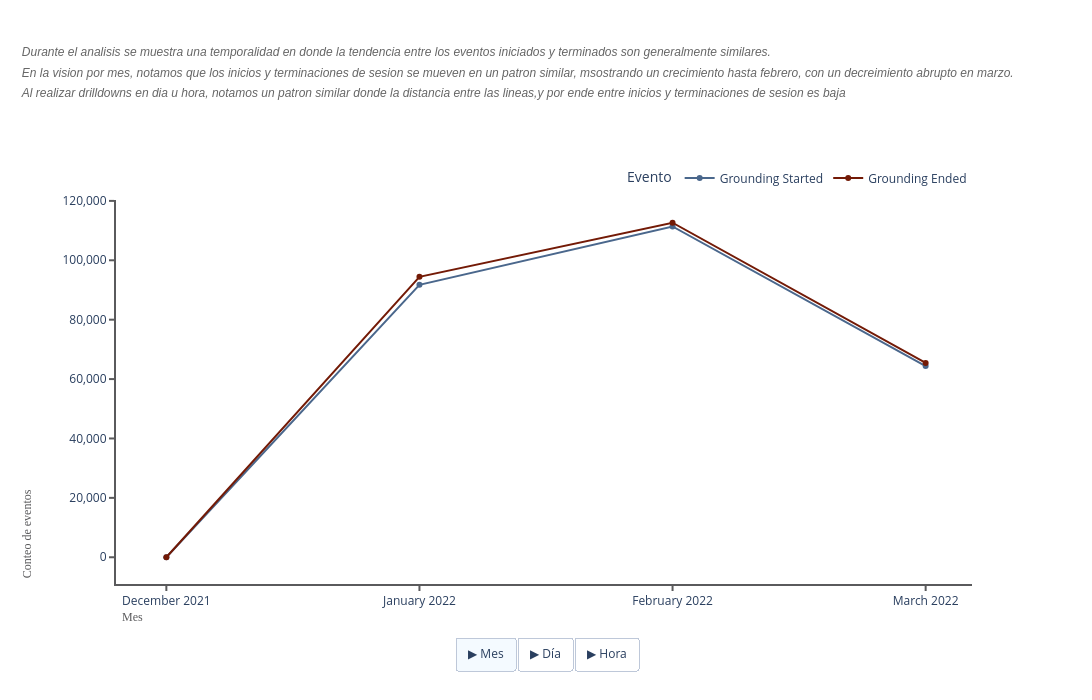

Source (notebook cell):
### Code cell
#? 3. Visualizacion con Plotly de la agrupacion por fecha con drill-down Month -> Day -> Hour: esta visualizacion fue creada con ayuda de la inteligencia artifical de
#? Amazon Q basada en el modelo de Claude Sonnet 4.5


#? 3.1 Agrupamos por fechas
agrupacion_fecha_plot = agrupacion_fecha.reset_index().melt(
    #? id_vars hace referencia  la columna de tipo ancla, al indice que no se mueve como un pivote en los datos
    #? value_vars son las columnas que se hacen un stacking, es decir de un formato largo como tiene la tabla original conlos eventos de terminacion e inicio como columnas regresamos a un stack de eventos.
    #? var_name es el nombre de esta nueva columna que se va a crear con el nombre de los eventos, y value_name es el nombre de la columna que se va a crear con el conteo de eventos para cada fecha y evento.
    id_vars='fecha', value_vars=['Grounding Started', 'Grounding Ended'],
    var_name='event', value_name='conteo'
)
print(f"{'Head (5) agrupacion de fechas':=^120}")
print(agrupacion_fecha_plot.head(5))

#? 3.2 Mandamos a fecha al indice para generar data en una serie de tiempo
agrupacion_fecha_plot['fecha'] = pd.to_datetime(agrupacion_fecha_plot['fecha'])

#? 3.3 Preparar las tres agregaciones
# Agregamos por mes defiiendo un periodo de meses, tomando en cuenta el mes de cada registeo en base al indice de fecha
mes_df = agrupacion_fecha_plot.copy()
mes_df['periodo'] = mes_df['fecha'].dt.to_period('M').dt.to_timestamp()
mes_agg = mes_df.groupby(['periodo', 'event'])['conteo'].sum().reset_index()
mes_agg['label'] = mes_agg['periodo'].dt.strftime('%B %Y') #Esta label incluye en nombre del mes y el anio general

# Agregamos por dia con el mismo contexto que por mes, pero en base a dias con .normalize()
dia_df = agrupacion_fecha_plot.copy()
dia_df['periodo'] = dia_df['fecha'].dt.normalize()
dia_agg = dia_df.groupby(['periodo', 'event'])['conteo'].sum().reset_index()
dia_agg['label'] = dia_agg['periodo'].dt.strftime('%d %b %Y') #Mostramos dia, mes y anio

# Hora (si la fecha original tiene componente horario, se agrupa por hora)
hora_df = agrupacion_fecha_plot.copy()
hora_df['periodo'] = hora_df['fecha'].dt.floor('h')
hora_agg = hora_df.groupby(['periodo', 'event'])['conteo'].sum().reset_index()
hora_agg['label'] = hora_agg['periodo'].dt.strftime('%d %b %Y %H:%M') #Mostramos dia mes anio  hora

events = ['Grounding Started', 'Grounding Ended']
fig = go.Figure()

#? 3.4 Agregar traces para cada nivel: 0-1 = mes, 2-3 = dia, 4-5 = hora
for i, (agg, level) in enumerate([(mes_agg, 'mes'), (dia_agg, 'dia'), (hora_agg, 'hora')]):
    for event in events:
        event_data = agg[agg['event'] == event].sort_values('periodo')
        fig.add_trace(go.Scatter(
            x=event_data['label'],
            y=event_data['conteo'],
            mode='lines+markers',
            name=event,
            legendgroup=event,
            showlegend=True,
            visible=(i == 0), #SOlo dejamos visible la capa de trazas para meses como el nivel de agregacion base
            line=dict(color=EVENT_COLORS.get(event)),
            marker=dict(color=EVENT_COLORS.get(event)),
            hovertemplate='%{x}<br>%{y:,.0f} eventos<extra>' + event + '</extra>',
        ))


#? 3.5 Definir visibilidad por nivel (2 traces por nivel x 3 niveles = 6 traces) y botones para cambiar entre niveles
def make_visibility(active_level):
    vis = [False] * 6
    base = active_level * 2
    vis[base] = True
    vis[base + 1] = True
    return vis

fig.update_layout(
    updatemenus=[
        dict(
            type='buttons',
            direction='right',
            x=0.5, xanchor='center',
            y=-0.15, yanchor='top',
            buttons=[
                dict(label='▶ Mes', method='update',
                     args=[{'visible': make_visibility(0)},
                           {'xaxis': {'title': 'Mes', 'showgrid': False, 'showline': True,
                                      'linecolor': COLOR_LINE, 'linewidth': 2,
                                      'ticks': 'outside', 'tickcolor': COLOR_LINE}}]),
                dict(label='▶ Día', method='update',
                     args=[{'visible': make_visibility(1)},
                           {'xaxis': {'title': 'Día', 'showgrid': False, 'showline': True,
                                      'linecolor': COLOR_LINE, 'linewidth': 2,
                                      'ticks': 'outside', 'tickcolor': COLOR_LINE,
                                      'tickangle': -45}}]),
                dict(label='▶ Hora', method='update',
                     args=[{'visible': make_visibility(2)},
                           {'xaxis': {'title': 'Hora', 'showgrid': False, 'showline': True,
                                      'linecolor': COLOR_LINE, 'linewidth': 2,
                                      'ticks': 'outside', 'tickcolor': COLOR_LINE,
                                      'tickangle': -45}}]),
            ],
        )
    ],
)

#? 3.6 Aplicamos el estado similar al de toda la dashboard
apply_dashboard_theme(
    fig,
    'Conteo por fecha y evento',
    'Durante el analisis se muestra una temporalidad en donde la tendencia entre los eventos iniciados y terminados son generalmente similares.<br>'
    'En la vision por mes, notamos que los inicios y terminaciones de sesion se mueven en un patron similar, msostrando un crecimiento hasta febrero, con un decreimiento abrupto en marzo.<br>'
    'Al realizar drilldowns en dia u hora, notamos un patron similar donde la distancia entre las lineas,y por ende entre inicios y terminaciones de sesion es baja',
    height=700,
)
apply_dashboard_axes(fig, x_label='Mes', y_label='Conteo de eventos', x_tick_angle=0, y_axis_style={'tickformat': ',.0f'})
fig.update_layout(
    hovermode='x unified',
    legend=dict(title='Evento', orientation='h', yanchor='bottom', y=1.02, xanchor='right', x=1),
    margin=dict(b=120),
    yaxis_zeroline=False
)
fig.show()

### Figure 1 — Plotly figure (JSON) as saved in the notebook; plotly's stock layout.template omitted (floating-point values rounded to 4 significant figures)
{"data": [{"hovertemplate": "%{x}<br>%{y:,.0f} eventos<extra>Grounding Started</extra>", "legendgroup": "Grounding Started", "line": {"color": "#4A678C"}, "marker": {"color": "#4A678C"}, "mode": "lines+markers", "name": "Grounding Started", "showlegend": true, "visible": true, "x": ["December 2021", "January 2022", "February 2022", "March 2022"], "y": [10, 91749, 111389, 64388], "type": "scatter"}, {"hovertemplate": "%{x}<br>%{y:,.0f} eventos<extra>Grounding Ended</extra>", "legendgroup": "Grounding Ended", "line": {"color": "#731A06"}, "marker": {"color": "#731A06"}, "mode": "lines+markers", "name": "Grounding Ended", "showlegend": true, "visible": true, "x": ["December 2021", "January 2022", "February 2022", "March 2022"], "y": [5, 94426, 112640, 65416], "type": "scatter"}, {"hovertemplate": "%{x}<br>%{y:,.0f} eventos<extra>Grounding Started</extra>", "legendgroup": "Grounding Started", "line": {"color": "#4A678C"}, "marker": {"color": "#4A678C"}, "mode": "lines+markers", "name": "Grounding Started", "showlegend": true, "visible": false, "x": ["17 Dec 2021", "21 Dec 2021", "11 Jan 2022", "12 Jan 2022", "13 Jan 2022", "14 Jan 2022", "15 Jan 2022", "16 Jan 2022", "17 Jan 2022", "18 Jan 2022", "19 Jan 2022", "20 Jan 2022", "21 Jan 2022", "22 Jan 2022", "23 Jan 2022", "24 Jan 2022", "25 Jan 2022", "26 Jan 2022", "27 Jan 2022", "28 Jan 2022", "29 Jan 2022", "30 Jan 2022", "31 Jan 2022", "01 Feb 2022", "02 Feb 2022", "03 Feb 2022", "04 Feb 2022", "05 Feb 2022", "06 Feb 2022", "07 Feb 2022", "08 Feb 2022", "09 Feb 2022", "10 Feb 2022", "11 Feb 2022", "12 Feb 2022", "13 Feb 2022", "14 Feb 2022", "15 Feb 2022", "16 Feb 2022", "17 Feb 2022", "18 Feb 2022", "19 Feb 2022", "20 Feb 2022", "21 Feb 2022", "22 Feb 2022", "23 Feb 2022", "24 Feb 2022", "25 Feb 2022", "26 Feb 2022", "27 Feb 2022", "28 Feb 2022", "01 Mar 2022", "02 Mar 2022", "03 Mar 2022", "04 Mar 2022", "05 Mar 2022", "06 Mar 2022", "07 Mar 2022", "08 Mar 2022", "09 Mar 2022", "10 Mar 2022", "11 Mar 2022", "12 Mar 2022", "13 Mar 2022", "14 Mar 2022", "15 Mar 2022", "16 Mar 2022"], "y": [9, 1, 1, 605, 2736, 3557, 3879, 3868, 4181, 4211, 4520, 4387, 4021, 5674, 9319, 7615, 6716, 5552, 4800, 4161, 3963, 3893, 4090, 4078, 3812, 4398, 4383, 3951, 4408, 4701, 4315, 4083, 3992, 3759, 3849, 4144, 3741, 3957, 4139, 3701, 3880, 3315, 3627, 3758, 3590, 4007, 3566, 3732, 3668, 4553, 4282, 3796, 3920, 3889, 3755, 4349, 5134, 5138, 4241, 4165, 4186, 3765, 3942, 4390, 3853, 4094, 1771], "type": "scatter"}, {"hovertemplate": "%{x}<br>%{y:,.0f} eventos<extra>Grounding Ended</extra>", "legendgroup": "Grounding Ended", "line": {"color": "#731A06"}, "marker": {"color": "#731A06"}, "mode": "lines+markers", "name": "Grounding Ended", "showlegend": true, "visible": false, "x": ["17 Dec 2021", "21 Dec 2021", "11 Jan 2022", "12 Jan 2022", "13 Jan 2022", "14 Jan 2022", "15 Jan 2022", "16 Jan 2022", "17 Jan 2022", "18 Jan 2022", "19 Jan 2022", "20 Jan 2022", "21 Jan 2022", "22 Jan 2022", "23 Jan 2022", "24 Jan 2022", "25 Jan 2022", "26 Jan 2022", "27 Jan 2022", "28 Jan 2022", "29 Jan 2022", "30 Jan 2022", "31 Jan 2022", "01 Feb 2022", "02 Feb 2022", "03 Feb 2022", "04 Feb 2022", "05 Feb 2022", "06 Feb 2022", "07 Feb 2022", "08 Feb 2022", "09 Feb 2022", "10 Feb 2022", "11 Feb 2022", "12 Feb 2022", "13 Feb 2022", "14 Feb 2022", "15 Feb 2022", "16 Feb 2022", "17 Feb 2022", "18 Feb 2022", "19 Feb 2022", "20 Feb 2022", "21 Feb 2022", "22 Feb 2022", "23 Feb 2022", "24 Feb 2022", "25 Feb 2022", "26 Feb 2022", "27 Feb 2022", "28 Feb 2022", "01 Mar 2022", "02 Mar 2022", "03 Mar 2022", "04 Mar 2022", "05 Mar 2022", "06 Mar 2022", "07 Mar 2022", "08 Mar 2022", "09 Mar 2022", "10 Mar 2022", "11 Mar 2022", "12 Mar 2022", "13 Mar 2022", "14 Mar 2022", "15 Mar 2022", "16 Mar 2022"], "y": [4, 1, 1, 690, 2903, 3803, 4123, 4213, 4308, 4528, 4753, 4462, 4235, 5689, 9298, 7552, 6668, 5618, 4938, 4229, 4112, 4045, 4258, 4355, 3841, 4410, 4290, 3840, 4350, 4726, 4574, 3937, 4075, 3697, 4042, 4187, 3840, 3771, 4113, 3718, 3878, 3487, 3623, 4032, 3584, 4078, 3681, 3792, 3695, 4805, 4219, 3981, 4028, 3917, 3851, 4408, 5178, 5249, 4281, 4258, 4293, 3784, 3989, 4368, 3990, 4114, 1727], "type": "scatter"}, {"hovertemplate": "%{x}<br>%{y:,.0f} eventos<extra>Grounding Started</extra>", "legendgroup": "Grounding Started", "line": {"color": "#4A678C"}, "marker": {"color": "#4A678C"}, "mode": "lines+markers", "name": "Grounding Started", "showlegend": true, "visible": false, "x": ["17 Dec 2021 00:00", "21 Dec 2021 00:00", "11 Jan 2022 00:00", "12 Jan 2022 00:00", "13 Jan 2022 00:00", "14 Jan 2022 00:00", "15 Jan 2022 00:00", "16 Jan 2022 00:00", "17 Jan 2022 00:00", "18 Jan 2022 00:00", "19 Jan 2022 00:00", "20 Jan 2022 00:00", "21 Jan 2022 00:00", "22 Jan 2022 00:00", "23 Jan 2022 00:00", "24 Jan 2022 00:00", "25 Jan 2022 00:00", "26 Jan 2022 00:00", "27 Jan 2022 00:00", "28 Jan 2022 00:00", "29 Jan 2022 00:00", "30 Jan 2022 00:00", "31 Jan 2022 00:00", "01 Feb 2022 00:00", "02 Feb 2022 00:00", "03 Feb 2022 00:00", "04 Feb 2022 00:00", "05 Feb 2022 00:00", "06 Feb 2022 00:00", "07 Feb 2022 00:00", "08 Feb 2022 00:00", "09 Feb 2022 00:00", "10 Feb 2022 00:00", "11 Feb 2022 00:00", "12 Feb 2022 00:00", "13 Feb 2022 00:00", "14 Feb 2022 00:00", "15 Feb 2022 00:00", "16 Feb 2022 00:00", "17 Feb 2022 00:00", "18 Feb 2022 00:00", "19 Feb 2022 00:00", "20 Feb 2022 00:00", "21 Feb 2022 00:00", "22 Feb 2022 00:00", "23 Feb 2022 00:00", "24 Feb 2022 00:00", "25 Feb 2022 00:00", "26 Feb 2022 00:00", "27 Feb 2022 00:00", "28 Feb 2022 00:00", "01 Mar 2022 00:00", "02 Mar 2022 00:00", "03 Mar 2022 00:00", "04 Mar 2022 00:00", "05 Mar 2022 00:00", "06 Mar 2022 00:00", "07 Mar 2022 00:00", "08 Mar 2022 00:00", "09 Mar 2022 00:00", "10 Mar 2022 00:00", "11 Mar 2022 00:00", "12 Mar 2022 00:00", "13 Mar 2022 00:00", "14 Mar 2022 00:00", "15 Mar 2022 00:00", "16 Mar 2022 00:00"], "y": [9, 1, 1, 605, 2736, 3557, 3879, 3868, 4181, 4211, 4520, 4387, 4021, 5674, 9319, 7615, 6716, 5552, 4800, 4161, 3963, 3893, 4090, 4078, 3812, 4398, 4383, 3951, 4408, 4701, 4315, 4083, 3992, 3759, 3849, 4144, 3741, 3957, 4139, 3701, 3880, 3315, 3627, 3758, 3590, 4007, 3566, 3732, 3668, 4553, 4282, 3796, 3920, 3889, 3755, 4349, 5134, 5138, 4241, 4165, 4186, 3765, 3942, 4390, 3853, 4094, 1771], "type": "scatter"}, {"hovertemplate": "%{x}<br>%{y:,.0f} eventos<extra>Grounding Ended</extra>", "legendgroup": "Grounding Ended", "line": {"color": "#731A06"}, "marker": {"color": "#731A06"}, "mode": "lines+markers", "name": "Grounding Ended", "showlegend": true, "visible": false, "x": ["17 Dec 2021 00:00", "21 Dec 2021 00:00", "11 Jan 2022 00:00", "12 Jan 2022 00:00", "13 Jan 2022 00:00", "14 Jan 2022 00:00", "15 Jan 2022 00:00", "16 Jan 2022 00:00", "17 Jan 2022 00:00", "18 Jan 2022 00:00", "19 Jan 2022 00:00", "20 Jan 2022 00:00", "21 Jan 2022 00:00", "22 Jan 2022 00:00", "23 Jan 2022 00:00", "24 Jan 2022 00:00", "25 Jan 2022 00:00", "26 Jan 2022 00:00", "27 Jan 2022 00:00", "28 Jan 2022 00:00", "29 Jan 2022 00:00", "30 Jan 2022 00:00", "31 Jan 2022 00:00", "01 Feb 2022 00:00", "02 Feb 2022 00:00", "03 Feb 2022 00:00", "04 Feb 2022 00:00", "05 Feb 2022 00:00", "06 Feb 2022 00:00", "07 Feb 2022 00:00", "08 Feb 2022 00:00", "09 Feb 2022 00:00", "10 Feb 2022 00:00", "11 Feb 2022 00:00", "12 Feb 2022 00:00", "13 Feb 2022 00:00", "14 Feb 2022 00:00", "15 Feb 2022 00:00", "16 Feb 2022 00:00", "17 Feb 2022 00:00", "18 Feb 2022 00:00", "19 Feb 2022 00:00", "20 Feb 2022 00:00", "21 Feb 2022 00:00", "22 Feb 2022 00:00", "23 Feb 2022 00:00", "24 Feb 2022 00:00", "25 Feb 2022 00:00", "26 Feb 2022 00:00", "27 Feb 2022 00:00", "28 Feb 2022 00:00", "01 Mar 2022 00:00", "02 Mar 2022 00:00", "03 Mar 2022 00:00", "04 Mar 2022 00:00", "05 Mar 2022 00:00", "06 Mar 2022 00:00", "07 Mar 2022 00:00", "08 Mar 2022 00:00", "09 Mar 2022 00:00", "10 Mar 2022 00:00", "11 Mar 2022 00:00", "12 Mar 2022 00:00", "13 Mar 2022 00:00", "14 Mar 2022 00:00", "15 Mar 2022 00:00", "16 Mar 2022 00:00"], "y": [4, 1, 1, 690, 2903, 3803, 4123, 4213, 4308, 4528, 4753, 4462, 4235, 5689, 9298, 7552, 6668, 5618, 4938, 4229, 4112, 4045, 4258, 4355, 3841, 4410, 4290, 3840, 4350, 4726, 4574, 3937, 4075, 3697, 4042, 4187, 3840, 3771, 4113, 3718, 3878, 3487, 3623, 4032, 3584, 4078, 3681, 3792, 3695, 4805, 4219, 3981, 4028, 3917, 3851, 4408, 5178, 5249, 4281, 4258, 4293, 3784, 3989, 4368, 3990, 4114, 1727], "type": "scatter"}], "layout": {"updatemenus": [{"buttons": [{"args": [{"visible": [true, true, false, false, false, false]}, {"xaxis": {"title": "Mes", "showgrid": false, "showline": true, "linecolor": "#5A5A5C", "linewidth": 2, "ticks": "outside", "tickcolor": "#5A5A5C"}}], "label": "▶ Mes", "method": "update"}, {"args": [{"visible": [false, false, true, true, false, false]}, {"xaxis": {"title": "Día", "showgrid": false, "showline": true, "linecolor": "#5A5A5C", "linewidth": 2, "ticks": "outside", "tickcolor": "#5A5A5C", "tickangle": -45}}], "label": "▶ Día", "method": "update"}, {"args": [{"visible": [false, false, false, false, true, true]}, {"xaxis": {"title": "Hora", "showgrid": false, "showline": true, "linecolor": "#5A5A5C", "linewidth": 2, "ticks": "outside", "tickcolor": "#5A5A5C", "tickangle": -45}}], "label": "▶ Hora", "method": "update"}], "direction": "right", "type": "buttons", "x": 0.5, "xanchor": "center", "y": -0.15, "yanchor": "top"}], "title": {"font": {"size": 16, "family": "Arial", "color": "#FFFFFF"}, "text": "<b>Conteo por fecha y evento</b><br><i><span style='font-size:12px;font-weight:200;color:#666'>Durante el analisis se muestra una temporalidad en donde la tendencia entre los eventos iniciados y terminados son generalmente similares.<br>En la vision por mes, notamos que los inicios y terminaciones de sesion se mueven en un patron similar, msostrando un crecimiento hasta febrero, con un decreimiento abrupto en marzo.<br>Al realizar drilldowns en dia u hora, notamos un patron similar donde la distancia entre las lineas,y por ende entre inicios y terminaciones de sesion es baja</span></i>", "x": 0.02, "xanchor": "left", "y": 0.95}, "margin": {"l": 120, "r": 120, "b": 120, "t": 200, "pad": 4}, "autosize": false, "width": 1200, "height": 700, "paper_bgcolor": "rgba(0,0,0,0)", "plot_bgcolor": "rgba(0,0,0,0)", "xaxis": {"showgrid": false, "title": {"text": ""}, "showline": true, "linewidth": 2, "linecolor": "#5A5A5C", "tickangle": 0, "ticks": "outside", "tickwidth": 2, "tickcolor": "#5A5A5C"}, "yaxis": {"showgrid": false, "title": {"text": ""}, "showline": true, "linewidth": 2, "linecolor": "#5A5A5C", "ticks": "outside", "tickwidth": 2, "tickcolor": "#5A5A5C", "tickformat": ",.0f", "zeroline": false}, "annotations": [{"font": {"color": "#5A5A5C", "family": "Arial Black", "size": 12}, "showarrow": false, "text": "Mes", "x": 0, "xanchor": "left", "xref": "paper", "y": -0.12, "yanchor": "bottom", "yref": "paper"}, {"font": {"color": "#5A5A5C", "family": "Arial Black", "size": 12}, "showarrow": false, "text": "Conteo de eventos", "textangle": -90, "x": -0.12, "xanchor": "left", "xref": "paper", "y": 0, "yanchor": "bottom", "yref": "paper"}], "legend": {"title": {"text": "Evento"}, "orientation": "h", "yanchor": "bottom", "y": 1.02, "xanchor": "right", "x": 1}, "hovermode": "x unified"}}
